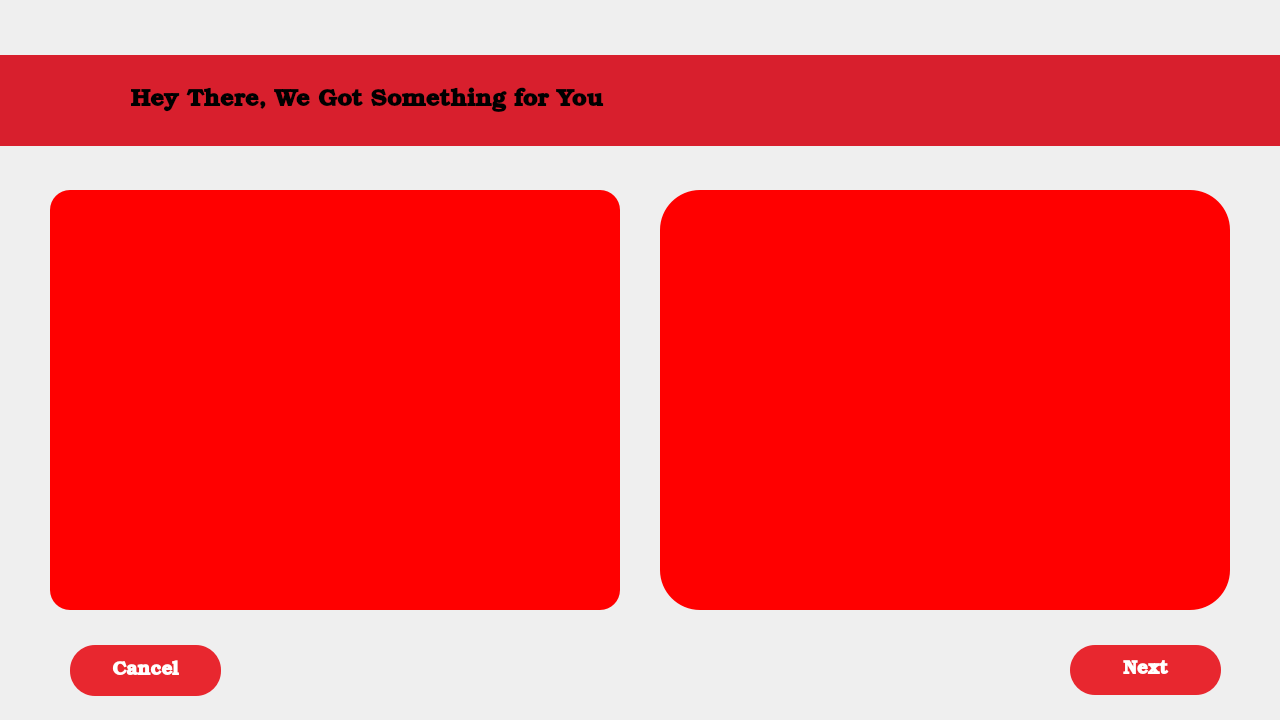
<?xml version="1.0" encoding="UTF-8"?>
<ui version="4.0">
 <class>win2</class>
 <widget class="QDialog" name="win2">
  <property name="geometry">
   <rect>
    <x>0</x>
    <y>0</y>
    <width>1280</width>
    <height>720</height>
   </rect>
  </property>
  <property name="windowTitle">
   <string>Dialog</string>
  </property>
  <property name="styleSheet">
   <string notr="true">QPushButton{
background:red;
color:white;
}

QPushButtont:hover
{
background: #C70039;
color: black;
}</string>
  </property>
  <property name="sizeGripEnabled">
   <bool>false</bool>
  </property>
  <widget class="QPushButton" name="pushButton_4">
   <property name="geometry">
    <rect>
     <x>660</x>
     <y>190</y>
     <width>570</width>
     <height>420</height>
    </rect>
   </property>
   <property name="cursor">
    <cursorShape>PointingHandCursor</cursorShape>
   </property>
   <property name="styleSheet">
    <string notr="true">border-radius: 40px;
border-width:10px;
</string>
   </property>
   <property name="text">
    <string/>
   </property>
   <property name="icon">
    <iconset resource="images.qrc">
     <normaloff>:/new/prefix1/New folder/Screenshot 2021-07-06 205635.png</normaloff>:/new/prefix1/New folder/Screenshot 2021-07-06 205635.png</iconset>
   </property>
   <property name="iconSize">
    <size>
     <width>582</width>
     <height>420</height>
    </size>
   </property>
  </widget>
  <widget class="QLabel" name="label_2">
   <property name="geometry">
    <rect>
     <x>0</x>
     <y>55</y>
     <width>1281</width>
     <height>91</height>
    </rect>
   </property>
   <property name="font">
    <font>
     <family>Bookman Old Style</family>
     <pointsize>18</pointsize>
     <weight>75</weight>
     <bold>true</bold>
    </font>
   </property>
   <property name="styleSheet">
    <string notr="true">QLabel{
background: rgb(216, 31, 45)
}</string>
   </property>
   <property name="text">
    <string>                Hey There, We Got Something for You</string>
   </property>
   <property name="scaledContents">
    <bool>true</bool>
   </property>
   <property name="wordWrap">
    <bool>true</bool>
   </property>
   <property name="indent">
    <number>0</number>
   </property>
  </widget>
  <widget class="QPushButton" name="pushButton_3">
   <property name="geometry">
    <rect>
     <x>50</x>
     <y>190</y>
     <width>570</width>
     <height>420</height>
    </rect>
   </property>
   <property name="cursor">
    <cursorShape>PointingHandCursor</cursorShape>
   </property>
   <property name="autoFillBackground">
    <bool>false</bool>
   </property>
   <property name="styleSheet">
    <string notr="true">border-radius:20px;</string>
   </property>
   <property name="text">
    <string/>
   </property>
   <property name="icon">
    <iconset resource="images.qrc">
     <normaloff>:/new/prefix1/New folder/Screenshot 2021-07-06 204951.png</normaloff>:/new/prefix1/New folder/Screenshot 2021-07-06 204951.png</iconset>
   </property>
   <property name="iconSize">
    <size>
     <width>582</width>
     <height>431</height>
    </size>
   </property>
  </widget>
  <widget class="QPushButton" name="pushButton">
   <property name="geometry">
    <rect>
     <x>1070</x>
     <y>645</y>
     <width>151</width>
     <height>50</height>
    </rect>
   </property>
   <property name="font">
    <font>
     <family>Bookman Old Style</family>
     <pointsize>14</pointsize>
     <weight>75</weight>
     <bold>true</bold>
    </font>
   </property>
   <property name="cursor">
    <cursorShape>PointingHandCursor</cursorShape>
   </property>
   <property name="styleSheet">
    <string notr="true">QPushButton
{
  color: white;
  
	
	background: rgb(232, 39, 47);
  border-width: 10px;
  border-radius: 25px;
}</string>
   </property>
   <property name="text">
    <string>Next</string>
   </property>
   <property name="icon">
    <iconset resource="images.qrc">
     <normaloff>:/new/prefix1/New folder/next (1).png</normaloff>:/new/prefix1/New folder/next (1).png</iconset>
   </property>
  </widget>
  <widget class="QPushButton" name="pushButton_2">
   <property name="geometry">
    <rect>
     <x>70</x>
     <y>645</y>
     <width>151</width>
     <height>51</height>
    </rect>
   </property>
   <property name="font">
    <font>
     <family>Bookman Old Style</family>
     <pointsize>14</pointsize>
     <weight>75</weight>
     <bold>true</bold>
    </font>
   </property>
   <property name="cursor">
    <cursorShape>PointingHandCursor</cursorShape>
   </property>
   <property name="styleSheet">
    <string notr="true">QPushButton
{
  color: white;
  
	
	background: rgb(232, 39, 47);
  border-width: 10px;
  border-radius: 25px;
}</string>
   </property>
   <property name="text">
    <string>Cancel</string>
   </property>
   <property name="icon">
    <iconset resource="images.qrc">
     <normaloff>:/new/prefix1/New folder/cancel.png</normaloff>:/new/prefix1/New folder/cancel.png</iconset>
   </property>
  </widget>
  <widget class="QLabel" name="label_3">
   <property name="geometry">
    <rect>
     <x>40</x>
     <y>60</y>
     <width>110</width>
     <height>80</height>
    </rect>
   </property>
   <property name="text">
    <string/>
   </property>
   <property name="pixmap">
    <pixmap resource="images.qrc">:/new/prefix1/New folder/Screenshot 2021-07-07 202453.png</pixmap>
   </property>
   <property name="scaledContents">
    <bool>true</bool>
   </property>
  </widget>
  <widget class="QLabel" name="label">
   <property name="geometry">
    <rect>
     <x>0</x>
     <y>-10</y>
     <width>1280</width>
     <height>720</height>
    </rect>
   </property>
   <property name="text">
    <string/>
   </property>
   <property name="pixmap">
    <pixmap resource="images.qrc">:/new/prefix1/New folder/pexels-vinicius-benedit-1082342.jpg</pixmap>
   </property>
   <property name="scaledContents">
    <bool>true</bool>
   </property>
  </widget>
  <widget class="QPushButton" name="pushButton_5">
   <property name="geometry">
    <rect>
     <x>0</x>
     <y>60</y>
     <width>51</width>
     <height>81</height>
    </rect>
   </property>
   <property name="styleSheet">
    <string notr="true">QPushButton
{
  color: white;
  
	
	
	background-color: rgb(216, 31, 45);
  border-width: 10px;
  border-radius: 25px;
}</string>
   </property>
   <property name="text">
    <string/>
   </property>
   <property name="icon">
    <iconset resource="images.qrc">
     <normaloff>:/new/prefix1/New folder/backmenu.png</normaloff>:/new/prefix1/New folder/backmenu.png</iconset>
   </property>
   <property name="iconSize">
    <size>
     <width>30</width>
     <height>30</height>
    </size>
   </property>
  </widget>
  <zorder>label</zorder>
  <zorder>pushButton_4</zorder>
  <zorder>label_2</zorder>
  <zorder>pushButton_3</zorder>
  <zorder>pushButton</zorder>
  <zorder>pushButton_2</zorder>
  <zorder>label_3</zorder>
  <zorder>pushButton_5</zorder>
 </widget>
 <resources>
  <include location="images.qrc"/>
 </resources>
 <connections/>
</ui>
